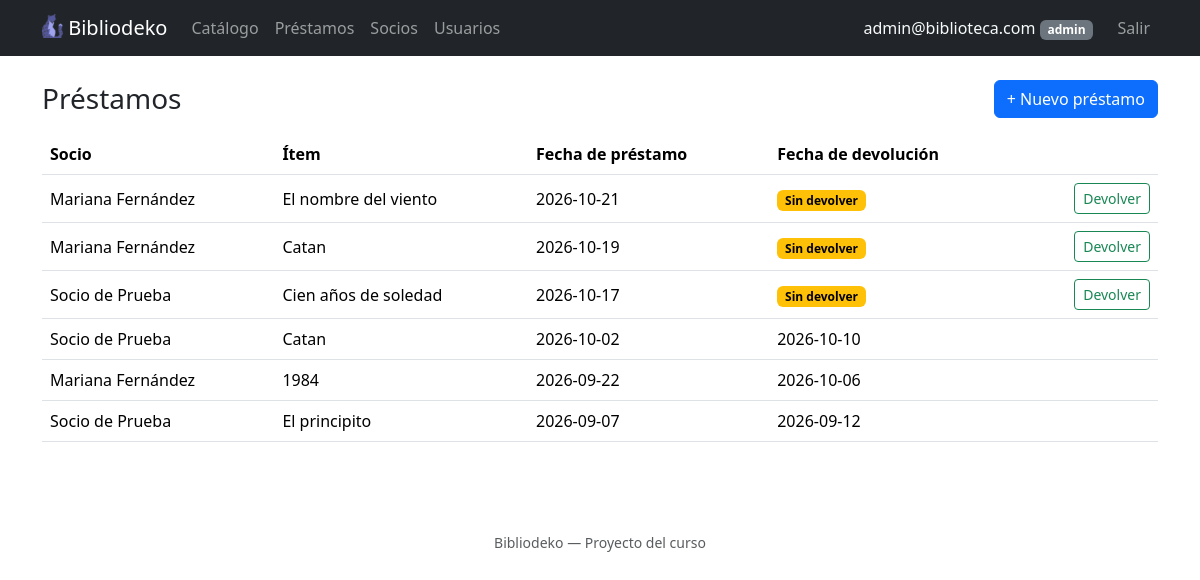
Screenshot of /index.php?accion=listarPrestamos (signed in) with the database file from the repository.
### tables this page shows
CREATE TABLE IF NOT EXISTS prestamos (
    id              INT AUTO_INCREMENT PRIMARY KEY,
    socio_id        INT  NOT NULL,
    item_id         INT  NOT NULL,
    fecha_prestamo  DATE NOT NULL,
    fecha_devolucion DATE NULL,
    estado          ENUM('activo', 'devuelto') NOT NULL DEFAULT 'activo',
    FOREIGN KEY (socio_id) REFERENCES socios(id) ON DELETE CASCADE,
    FOREIGN KEY (item_id) REFERENCES items(id) ON DELETE CASCADE
);

CREATE TABLE IF NOT EXISTS socios (
    id          INT AUTO_INCREMENT PRIMARY KEY,
    usuario_id  INT NOT NULL UNIQUE,
    nombre      VARCHAR(100) NOT NULL,
    direccion   VARCHAR(255) NOT NULL,
    telefono    VARCHAR(20)  NOT NULL,
    FOREIGN KEY (usuario_id) REFERENCES usuarios(id) ON DELETE CASCADE
);

CREATE TABLE IF NOT EXISTS items (
    id        INT AUTO_INCREMENT PRIMARY KEY,
    tipo      ENUM('libro', 'juego', 'proyecto') NOT NULL DEFAULT 'libro',
    titulo    VARCHAR(150) NOT NULL,
    autor     VARCHAR(100) NOT NULL,
    categoria VARCHAR(50)  NULL,
    stock     INT UNSIGNED NOT NULL DEFAULT 1,
    imagen    VARCHAR(100) NOT NULL DEFAULT 'default.png'
);

### controllers/PrestamoController.php (called while the page is built, shortened)
<?php
require_once __DIR__ . '/../models/Prestamo.php';
function listarPrestamos() {
    global $pdo;
    if (esAdmin()) {
        $prestamos = Prestamo::listar($pdo);
        $titulo = 'Préstamos';
    } else {
        $socio = Socio::buscarPorUsuarioId($pdo, $_SESSION['usuario']['id']);
        $prestamos = $socio ? Prestamo::listarPorSocio($pdo, $socio->getId()) : [];
        $titulo = 'Mis préstamos';
    }
    require __DIR__ . '/../views/prestamos/listar.php';
}

### helpers.php (called while the page is built, shortened)
<?php
function esAdmin() {
    return isset($_SESSION['usuario']) && $_SESSION['usuario']['rol'] === 'admin';
}

### models/Prestamo.php (called while the page is built, shortened)
<?php
class Prestamo {
    private $fechaPrestamo;
    private $fechaDevolucion;
    private $estado;
    private $socioNombre;
    private $itemTitulo;
    public function __construct($id, $socioId, $itemId, $fechaPrestamo, $fechaDevolucion, $estado, $socioNombre, $itemTitulo) {
        $this->fechaPrestamo = $fechaPrestamo;
        $this->fechaDevolucion = $fechaDevolucion;
        $this->estado = $estado;
        $this->socioNombre = $socioNombre;
        $this->itemTitulo = $itemTitulo;
    }
    public function getFechaPrestamo() { return $this->fechaPrestamo; }
    public function getFechaDevolucion() { return $this->fechaDevolucion; }
    public function estaActivo() { return $this->estado === 'activo'; }
    public function getSocioNombre() { return $this->socioNombre; }
    public function getItemTitulo() { return $this->itemTitulo; }
    public static function listar($pdo) {
        $stmt = $pdo->prepare("
            SELECT p.id, p.socio_id, p.item_id, p.fecha_prestamo, p.fecha_devolucion, p.estado,
                   s.nombre AS socio_nombre,
                   i.titulo AS item_titulo
            FROM prestamos p
            INNER JOIN socios s ON p.socio_id = s.id
            INNER JOIN items i ON p.item_id = i.id
            ORDER BY p.estado, p.fecha_prestamo DESC
        ");
        $stmt->execute();
        $filas = $stmt->fetchAll();
        $prestamos = [];
        foreach ($filas as $f) {
            $prestamos[] = new Prestamo($f['id'], $f['socio_id'], $f['item_id'], $f['fecha_prestamo'], $f['fecha_devolucion'], $f['estado'], $f['socio_nombre'], $f['item_titulo']);
        }
        return $prestamos;
    }
}

### views/prestamos/listar.php (the view, shortened to what this page needs)
<?php require __DIR__ . '/../header.php'; ?>
<div class="d-flex justify-content-between align-items-center mb-3">
  <h1 class="h3 mb-0"><?= htmlspecialchars($titulo) ?></h1>
  <?php if (esAdmin()): ?>
    <a href="index.php?accion=formCrearPrestamo" class="btn btn-primary">+ Nuevo préstamo</a>
  <?php endif; ?>
</div>
<?php if (empty($prestamos)): ?>
  <div class="alert alert-secondary">No hay préstamos para mostrar.</div>
<?php else: ?>
  <table class="table align-middle">
    <thead>
      <tr>
        <?php if (esAdmin()): ?><th>Socio</th><?php endif; ?>
        <th>Ítem</th>
        <th>Fecha de préstamo</th>
        <th>Fecha de devolución</th>
        <?php if (esAdmin()): ?><th></th><?php endif; ?>
      </tr>
    </thead>
    <tbody>
      <?php foreach ($prestamos as $p): ?>
        <tr class="<?= $p->estaActivo() ? '' : 'text-muted' ?>">
          <?php if (esAdmin()): ?><td><?= htmlspecialchars($p->getSocioNombre()) ?></td><?php endif; ?>
          <td><?= htmlspecialchars($p->getItemTitulo()) ?></td>
          <td><?= htmlspecialchars($p->getFechaPrestamo()) ?></td>
          <td>
            <?php if ($p->estaActivo()): ?>
              <span class="badge text-bg-warning">Sin devolver</span>
            <?php else: ?>
              <?= htmlspecialchars($p->getFechaDevolucion()) ?>
            <?php endif; ?>
          </td>
          <?php if (esAdmin()): ?>
            <td class="text-end">
              <?php if ($p->estaActivo()): ?>
                <form method="POST" action="index.php?accion=devolverPrestamo" class="d-inline"
                  onsubmit="return confirm('¿Registrar la devolución de «<?= htmlspecialchars(addslashes($p->getItemTitulo())) ?>»?');">
                  <button type="submit" class="btn btn-sm btn-outline-success">Devolver</button>
                </form>
              <?php endif; ?>
            </td>
          <?php endif; ?>
        </tr>
      <?php endforeach; ?>
    </tbody>
  </table>
<?php endif; ?>
<?php require __DIR__ . '/../footer.php'; ?>

### rows the page displays
prestamos: socio.nombre "Mariana Fernández", item.titulo "El nombre del viento", fecha_prestamo "2026-10-21", estado "Sin devolver"
prestamos: socio.nombre "Mariana Fernández", item.titulo "Catan", fecha_prestamo "2026-10-19", estado "Sin devolver"
prestamos: socio.nombre "Socio de Prueba", item.titulo "Cien años de soledad", fecha_prestamo "2026-10-17", estado "Sin devolver"
prestamos: socio.nombre "Socio de Prueba", item.titulo "Catan", fecha_prestamo "2026-10-02", fecha_devolucion "2026-10-10"
prestamos: socio.nombre "Mariana Fernández", item.titulo "1984", fecha_prestamo "2026-09-22", fecha_devolucion "2026-10-06"
prestamos: socio.nombre "Socio de Prueba", item.titulo "El principito", fecha_prestamo "2026-09-07", fecha_devolucion "2026-09-12"

### other values shown
$_SESSION['usuario']['email'] "admin@biblioteca.com"
$_SESSION['usuario']['rol'] "admin"
$titulo "Préstamos"
